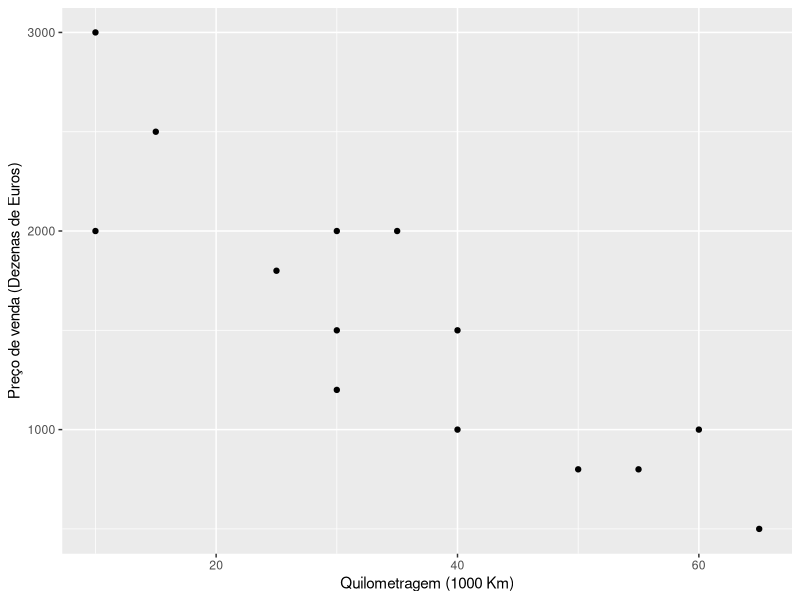
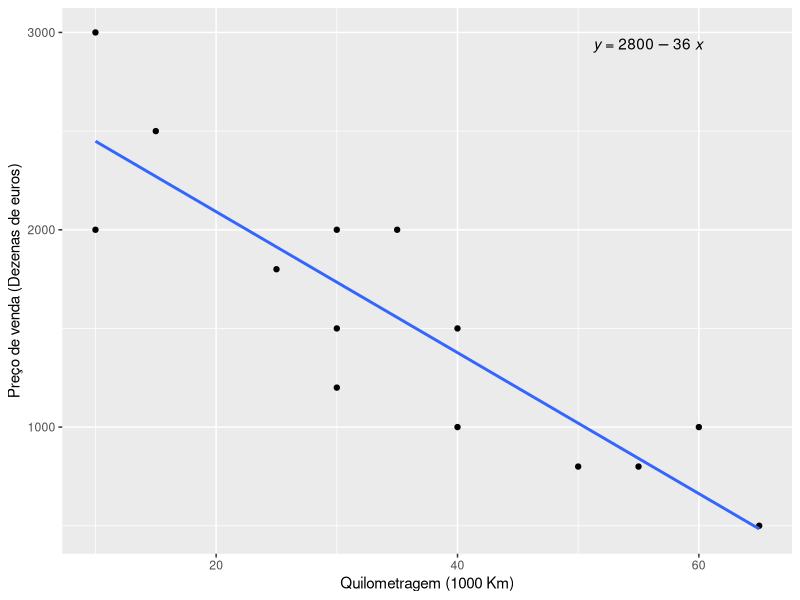

These charts were generated, in order, by the following R code:
setwd("~/Análise de Regressão") # Setando diretório

library(readxl) ## Biblioteca para ler arquivos .xlsx
library(ggplot2) ## gráficos
library(tidyverse) ## caso necessite trabalhar a base de dados
library(ggpubr) ## plotar o modelo de regressão e temas
options(scipen = 999) ## Retirar a notação científica no R
#################################################################################################

## A tabela a seguir mostra a relação entre 
#a quilometragem de um carro usado e seu respectivo
#preço de venda.

dados = read_excel("Tabelas.xlsx", col_names = T, sheet = "F") ## importando os dados

View(dados) ## visualizar a base de dados
names(dados) ## variáveis

########################################################################

x = dados$`Quilomentagem (1.000 km)` ## objeto X
y = dados$`Preço de venda (Dezena de Euros)` ## objeto Y

########################################################################
## Gráfico para análise a priori
dados %>%
  ggplot(aes(x,y)) +
  geom_point() +
  labs(x = 'Quilometragem (1000 Km)', y = 'Preço de venda (Dezenas de Euros)')

########################################################################

cor.test(y, x) ## teste de correlação para provar se há e se é significativa.

result = lm(y ~ x) ## modelo linear

summary(result) ## sumário do modelo

anova(result) ## Análise de variância

confint.lm(result) ## intervalo de confiança com 95% para B0 e B1.


##################################################################################################

## Gráfico final com modelo e reta traçados
dados %>%
  ggplot(aes(x,y)) +
  geom_point() +
  labs(x = 'Quilometragem (1000 Km)', y = 'Preço de venda (Dezenas de euros)') + 
  geom_smooth(method = "lm", se = F) +
  stat_regline_equation(aes(x, y), label.x.npc = 0.75) ## label.x.npc (posição da formula em X)
